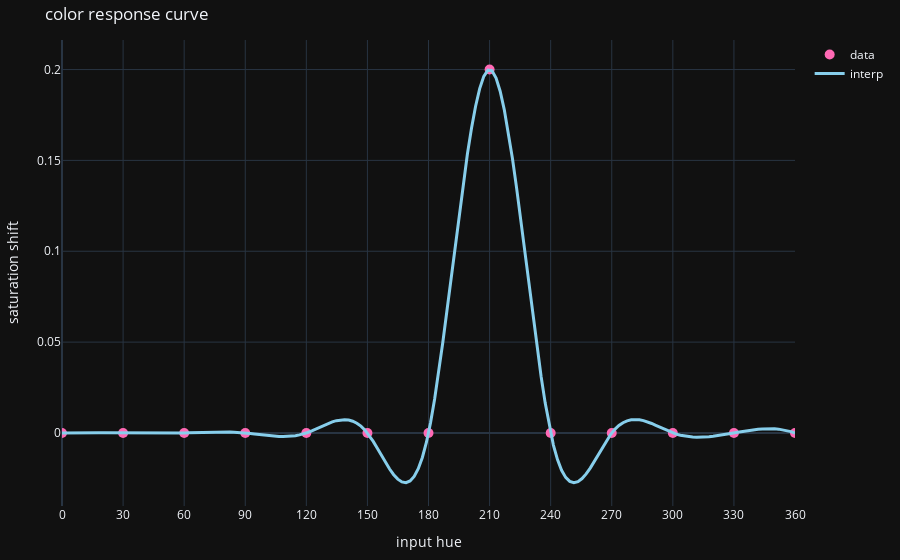

Write notebook code for a chart like this one.
### Markdown cell above
This actually looks quite nice. Let's try raising the saturation 20% for azure and see how it looks. The equation for this should look like

$$ S' = S + \mathrm{color\_response}(H)$$

### Code cell
img_hls = rgb_to_hls(img_rgb1) # reset our img_hls

color_response_data_y = np.array([0.0, 0.0, 0.0, 0.0, 0.0, 0.0, 0.0, 0.2, 0.0, 0.0, 0.0, 0.0, 0.0]) # increase saturation of azure 20%
color_response_data_x = np.linspace(0.0, 360.0, num=13)
f_color_response_curve = interp1d(color_response_data_x, color_response_data_y, kind='cubic')

# we operate on all the pixels of the image on saturation channel, with respect to the hue channel.
img_hls[:, :, 2] = img_hls[:, :, 2] + f_color_response_curve(img_hls[:, :, 0])
img_out = hls_to_rgb(img_hls)

plot_color_response_curve(color_response_data_y, f_color_response_curve, 'saturation')
show_img_left_right(img_rgb1, img_out)

### Figure 1 — Plotly figure (JSON) as saved in the notebook; plotly's stock layout.template omitted (floating-point values rounded to 4 significant figures; data arrays with more than 128 entries replaced by an {"elided": "..."} marker saying what was removed)
{"data": [{"marker": {"color": "hotpink", "size": 10}, "mode": "markers", "name": "data", "type": "scatter", "x": [0, 30, 60, 90, 120, 150, 180, 210, 240, 270, 300, 330, 360], "y": [0, 0, 0, 0, 0, 0, 0, 0.2, 0, 0, 0, 0, 0]}, {"line": {"color": "skyblue", "width": 3}, "name": "interp", "type": "scatter", "x": {"elided": "180 float values"}, "y": {"elided": "180 float values"}}], "layout": {"margin": {"b": 20, "l": 20, "r": 20, "t": 40}, "title": {"text": "color response curve"}, "xaxis": {"dtick": 30, "range": [0, 360], "title": {"text": "input hue"}}, "yaxis": {"title": {"text": "saturation shift"}}}}
